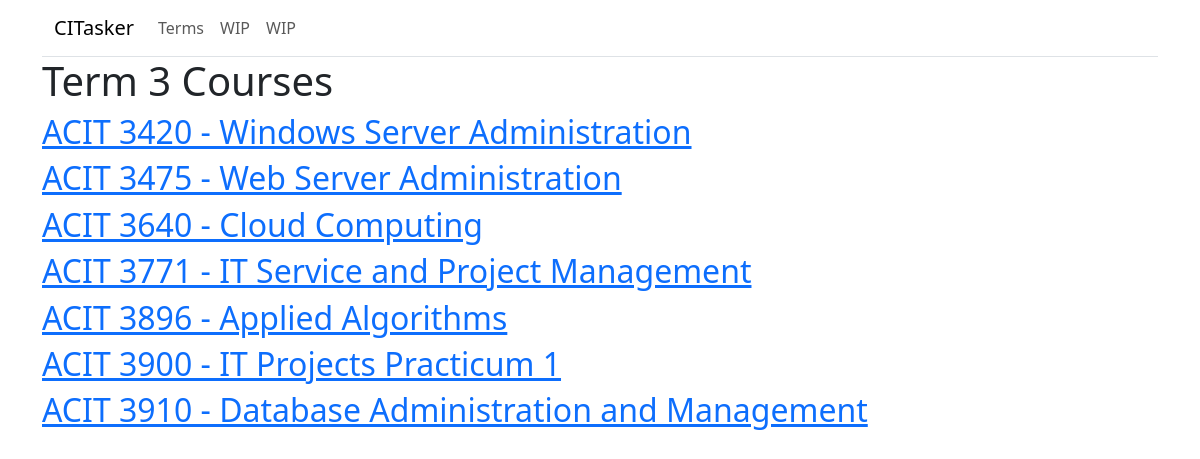
The app's page /terms/3 with its own data.
### models/course.py (models this page shows)
class Course(db.Model):
    __tablename__ = "courses"
    id = mapped_column(Integer, primary_key=True)
    name = mapped_column(String, nullable=False)
    term = mapped_column(Integer, nullable=False)

### app.py (the view)
@app.route("/terms/<int:num>")
def term_classes(num):
    data = db.session.execute(select(Course).where(Course.term == num)).scalars()
    return render_template("classes.html", data=data, num=num)

### templates/classes.html
{% extends "base.html" %}
{% block content%}
<h1>Term {{num}} Courses</h1>
{% for class in data %}
    <div>
        <h2><a href="{{ url_for('class_page', id=class.id) }}">{{ class.name }}</a></h2>
    </div>
{% endfor %}
{% endblock %}

### records on screen
Course: name "ACIT 3420 - Windows Server Administration"
Course: name "ACIT 3475 - Web Server Administration"
Course: name "ACIT 3640 - Cloud Computing"
Course: name "ACIT 3771 - IT Service and Project Management"
Course: name "ACIT 3896 - Applied Algorithms"
Course: name "ACIT 3900 - IT Projects Practicum 1"
Course: name "ACIT 3910 - Database Administration and Management"

### other values on screen
{{ num }} "3"
